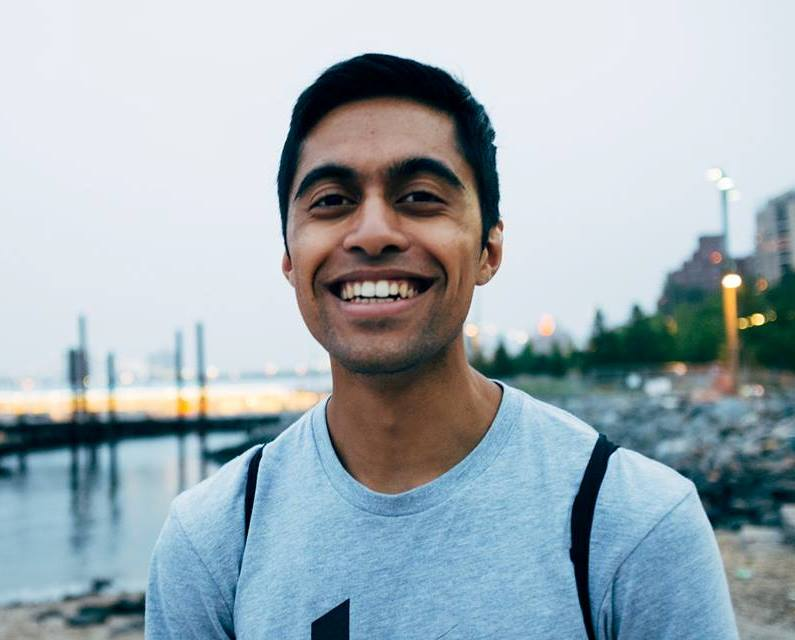
#> input picture shraman.jpg, 795 x 640 px
$ python crop.py shraman.jpg   (older library calls are emulated)
#> lines starting #> are read from the running program, lines starting #| are printed output that depends on the picture; after the words box and inside, x2 and y2 are one past the last pixel; in counts of white or black regions, pixels touching at a corner belong together
from __future__ import division, print_function

import os, sys
from PIL import Image, ImageOps, ImageDraw

if __name__ == "__main__":
    from argparse import ArgumentParser

    parser = ArgumentParser()

    parser.add_argument("path", type=str, default='shraman.jpg', metavar="[path]",
        help="Path to image.")
    parser.add_argument("-s", "--scale", type=float, default=[1.0], nargs="+", metavar="[scale]",
        help="Resize by value in [0,1]. Can provide 1 or 2 values (width, height).")
    parser.add_argument("-nc", "--nocircle", action="store_true",
        help="Don't produce circular crop output.")

    args = parser.parse_args()

    assert os.path.exists(args.path), "{} does not exist".format(args.path)
    base, ext = os.path.splitext(args.path)
    im = Image.open(args.path)
#> im is the input picture: PIL image 795x640 RGB; mean R, G, B 160.4, 174.3, 181.8

    scale = args.scale*2 if len(args.scale) == 1 else args.scale
    sz = (int(im.size[0]*scale[0]), int(im.size[1]*scale[1]))
#> sz = (795, 640)
    im = im.resize(sz, Image.ANTIALIAS)
    im.save("{}-resized.png".format(base))

    if args.nocircle:
        sys.exit()

    mask = Image.new('L', sz, 0)
#> mask: PIL image 795x640 L; every value is 0
    c = (sz[0]//2, sz[1]//2)
#> c = (397, 320)
    r = min(sz)//2
#> r = 320
    draw = ImageDraw.Draw(mask)
    draw.ellipse((c[0]-r, c[1]-r, c[0]+r, c[1]+r), fill=255)

    im_circ = ImageOps.fit(im, sz, centering=(0.5, 0.5))
    im_circ.putalpha(mask)
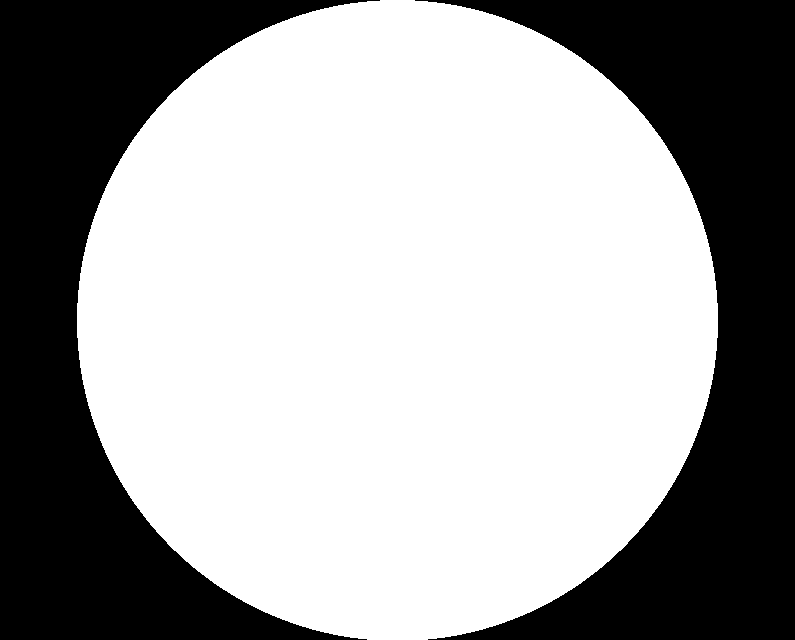
#> mask: PIL image 795x640 L; 63.4% white; 2 black regions, box (x1, y1, x2, y2) and area: (0, 0, 380, 640) 93101, (415, 0, 795, 640) 93101
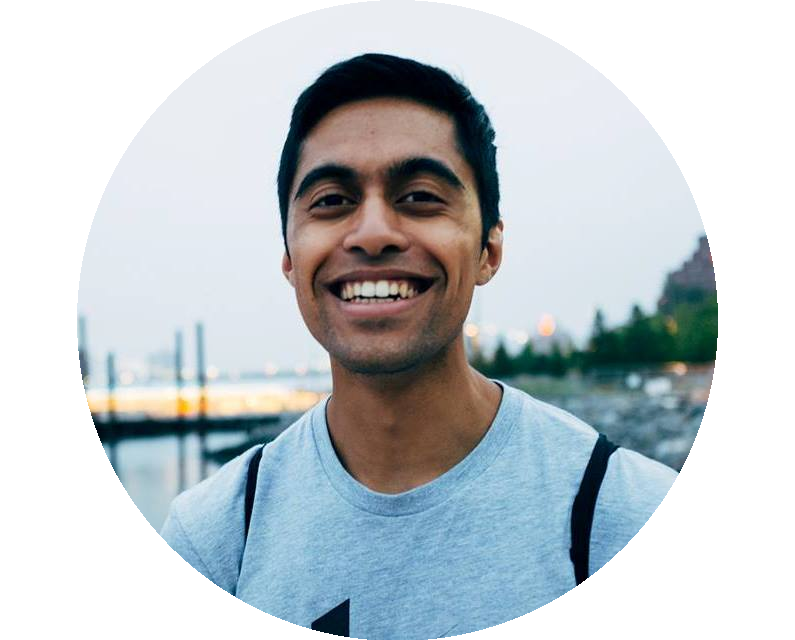
#> im_circ: PIL image 795x640 RGBA; mean R, G, B, A 160.4, 174.3, 181.8, 161.7; transparent parts drawn white
    im_circ.save("{}-circle.png".format(base))

$ run again, with activity_recog.png saved as shraman.jpg
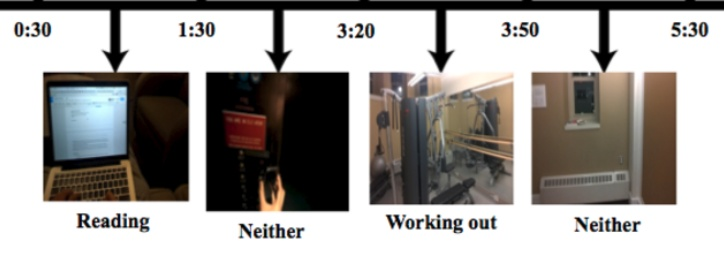
#> input picture activity_recog.png, 724 x 253 px
#> im is the input picture: PIL image 724x253 RGB; mean R, G, B 161.3, 158.1, 155.1
#> `im_circ.putalpha(mask)`:
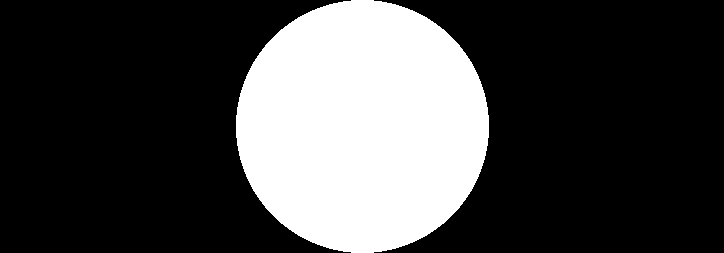
#> mask: PIL image 724x253 L; 27.4% white; 1 white region, box (x1, y1, x2, y2) and area: (236, 0, 489, 253) 50221
#> `im_circ.putalpha(mask)`:
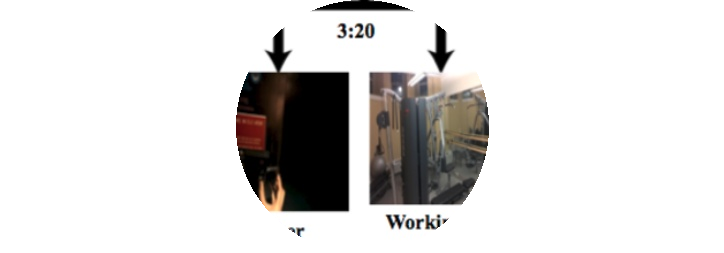
#> im_circ: PIL image 724x253 RGBA; mean R, G, B, A 161.3, 158.1, 155.1, 69.9; transparent parts drawn white
